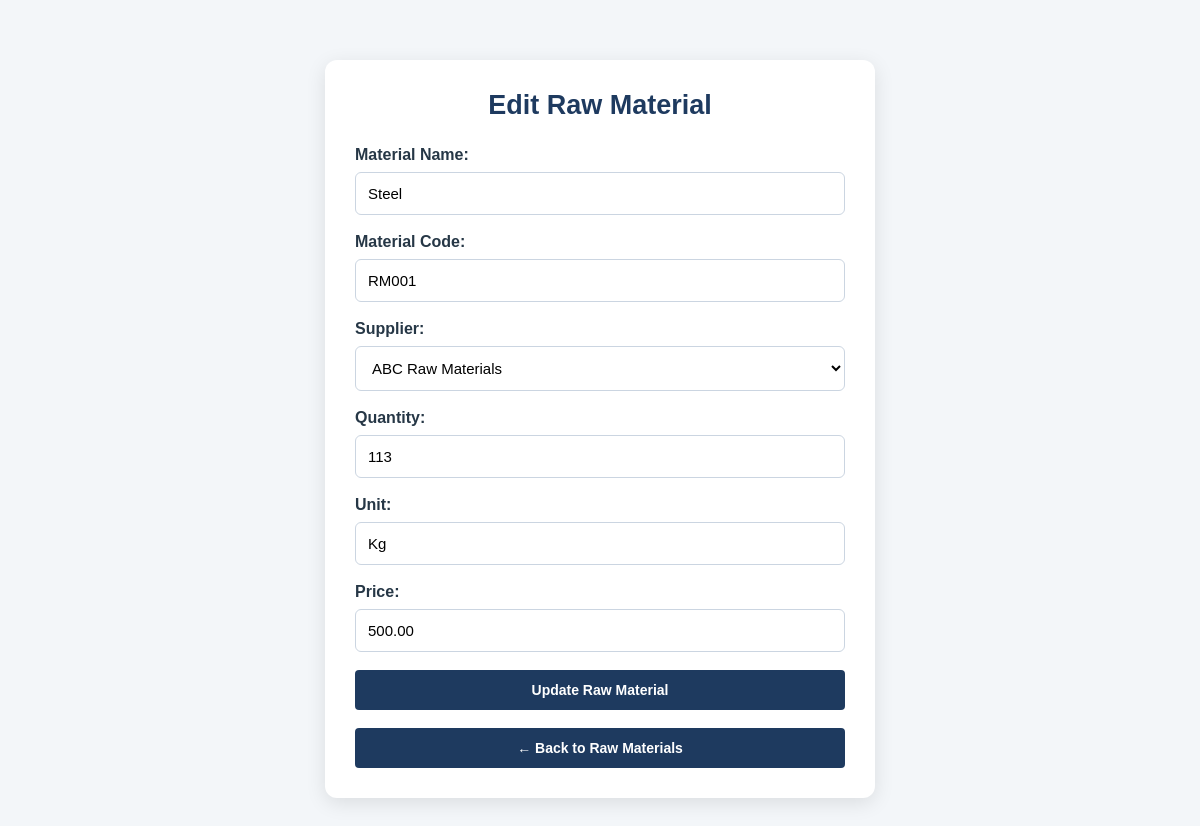
Screenshot of /api/edit-raw-material/2/ (signed in) with the database file from the repository.
### manufacturing/models.py (models this page shows, shortened)
class RawMaterial(models.Model):
    name = models.CharField(max_length=100)
    material_code = models.CharField(max_length=50, unique=True)
    supplier = models.ForeignKey(
        Supplier,
        on_delete=models.CASCADE,
        null=True,
        blank=True
    )
    quantity = models.IntegerField(default=0)
    unit = models.CharField(max_length=20)
    price = models.DecimalField(max_digits=10, decimal_places=2)

class Supplier(models.Model):
    name = models.CharField(max_length=100)
    contact = models.CharField(max_length=20)
    email = models.EmailField(blank=True)
    address = models.TextField(blank=True)

### manufacturing/views.py (the view, shortened to what this page needs)
# urls.py: path('edit-raw-material/<int:material_id>/', views.edit_raw_material, name='edit_raw_material'),
@login_required
def edit_raw_material(request, material_id):
    material = RawMaterial.objects.get(id=material_id)
    suppliers = Supplier.objects.all()
    return render(request, 'edit_raw_material.html', {
        'material': material,
        'suppliers': suppliers
    })

### manufacturing/templates/edit_raw_material.html (shortened to what this page needs)
<!DOCTYPE html>
<html lang="en">
<head>
</head>
<body>
    <div class="container">
        <h1>Edit Raw Material</h1>
        <form method="POST">
            <label for="name">Material Name:</label>
            <input
                type="text"
                id="name"
                name="name"
                value="{{ material.name }}"
                required
            >
            <label for="material_code">Material Code:</label>
            <input
                type="text"
                id="material_code"
                name="material_code"
                value="{{ material.material_code }}"
                required
            >
            <label for="supplier">Supplier:</label>
            <select id="supplier" name="supplier">
                {% for supplier in suppliers %}
                    <option
                        value="{{ supplier.id }}"
                        {% if material.supplier_id == supplier.id %}selected{% endif %}
                    >
                        {{ supplier.name }}
                    </option>
                {% endfor %}
            </select>
            <label for="quantity">Quantity:</label>
            <input
                type="number"
                id="quantity"
                name="quantity"
                value="{{ material.quantity }}"
                min="0"
                required
            >
            <label for="unit">Unit:</label>
            <input
                type="text"
                id="unit"
                name="unit"
                value="{{ material.unit }}"
                required
            >
            <label for="price">Price:</label>
            <input
                type="number"
                id="price"
                name="price"
                value="{{ material.price }}"
                step="0.01"
                min="0"
                required
            >
            <button type="submit">Update Raw Material</button>
        </form>
        <a href="{% url 'raw_material_page' %}" class="back-btn">
            ← Back to Raw Materials
        </a>
    </div>
</body>
</html>

### manufacturing/templates/edit_raw_material.html (style rules this page uses)
* { box-sizing: border-box; }
body { margin: 0; padding: 30px 15px; font-family: Arial, sans-serif; background: #f3f6f9; color: #263746; }
.container { max-width: 550px; width: 100%; margin: 30px auto; padding: 30px; background: white; border-radius: 12px; box-shadow: 0 5px 20px rgba(0, 0, 0, 0.10); }
h1 { margin: 0 0 25px; text-align: center; color: #1e3a5f; font-size: 27px; }
label { display: block; margin-bottom: 8px; font-weight: bold; }
input, select { display: block; width: 100%; padding: 12px; margin-bottom: 18px; border: 1px solid #cbd5e1; border-radius: 6px; font-size: 15px; background: white; }
button, .back-btn { display: block; width: 100%; margin-top: 18px; padding: 12px; background: #1e3a5f; color: white; border: none; border-radius: 4px; text-align: center; text-decoration: none; font-size: 14px; font-weight: bold; cursor: pointer; transition: background 0.3s; }

### rows the page displays
RawMaterial: name "Steel", material_code "RM001", supplier "ABC Raw Materials", quantity "113", unit "Kg", price "500.00"
